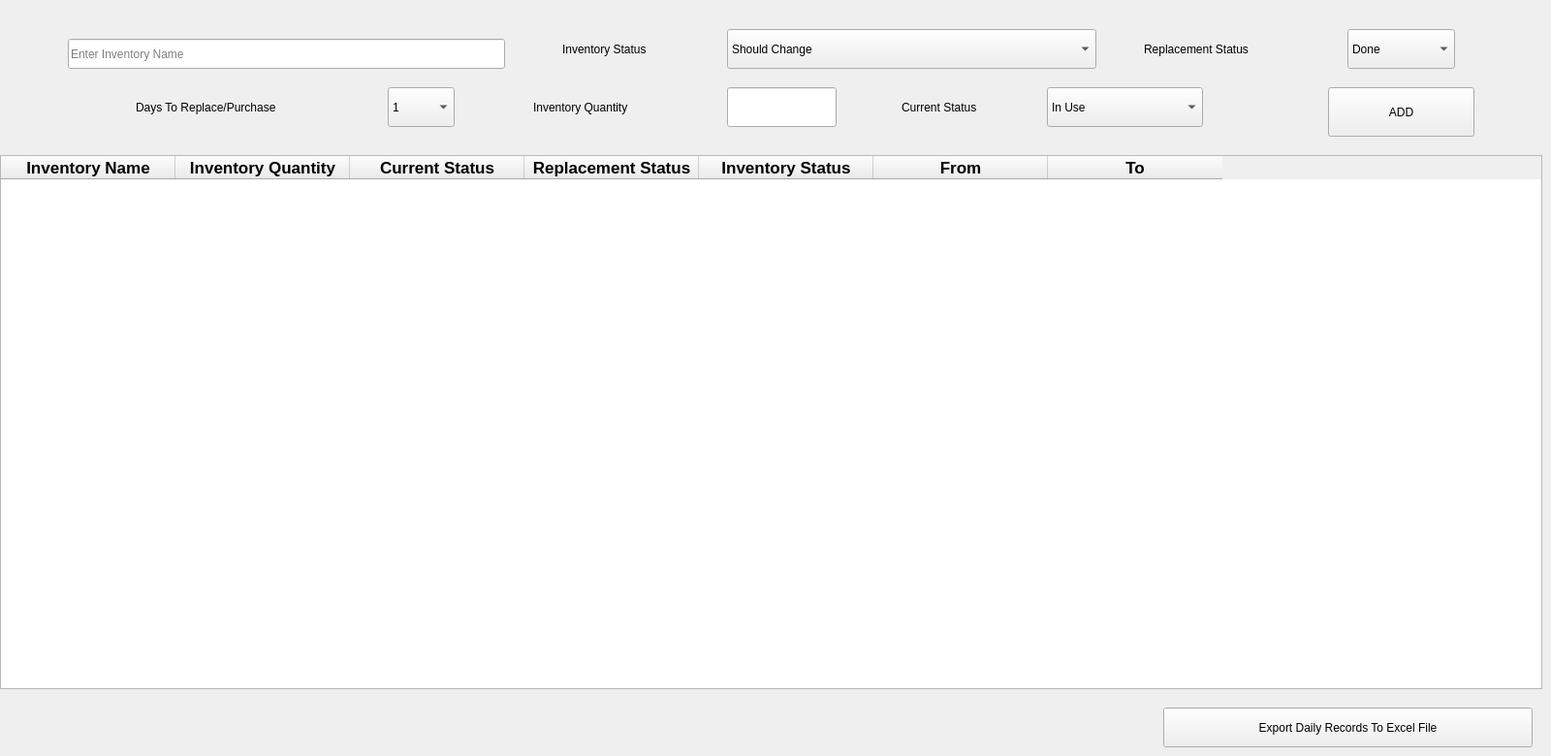
    <widget class="QWidget" name="tab">
     <attribute name="title">
      <string>Records</string>
     </attribute>
     <widget class="QPushButton" name="pushButton_4">
      <property name="geometry">
       <rect>
        <x>1370</x>
        <y>90</y>
        <width>151</width>
        <height>51</height>
       </rect>
      </property>
      <property name="text">
       <string>ADD</string>
      </property>
     </widget>
     <widget class="QLineEdit" name="lineEdit">
      <property name="geometry">
       <rect>
        <x>70</x>
        <y>40</y>
        <width>451</width>
        <height>31</height>
       </rect>
      </property>
      <property name="placeholderText">
       <string>Enter Inventory Name</string>
      </property>
     </widget>
     <widget class="QComboBox" name="comboBox_2">
      <property name="geometry">
       <rect>
        <x>400</x>
        <y>90</y>
        <width>69</width>
        <height>41</height>
       </rect>
      </property>
      <item>
       <property name="text">
        <string>1</string>
       </property>
      </item>
      <item>
       <property name="text">
        <string>2</string>
       </property>
      </item>
      <item>
       <property name="text">
        <string>3</string>
       </property>
      </item>
      <item>
       <property name="text">
        <string>4</string>
       </property>
      </item>
      <item>
       <property name="text">
        <string>5</string>
       </property>
      </item>
      <item>
       <property name="text">
        <string>6</string>
       </property>
      </item>
      <item>
       <property name="text">
        <string>7</string>
       </property>
      </item>
      <item>
       <property name="text">
        <string>8</string>
       </property>
      </item>
      <item>
       <property name="text">
        <string>9</string>
       </property>
      </item>
      <item>
       <property name="text">
        <string>10</string>
       </property>
      </item>
      <item>
       <property name="text">
        <string>11</string>
       </property>
      </item>
      <item>
       <property name="text">
        <string>12</string>
       </property>
      </item>
      <item>
       <property name="text">
        <string>13</string>
       </property>
      </item>
      <item>
       <property name="text">
        <string>14</string>
       </property>
      </item>
      <item>
       <property name="text">
        <string>15</string>
       </property>
      </item>
     </widget>
     <widget class="QLabel" name="label_2">
      <property name="geometry">
       <rect>
        <x>140</x>
        <y>90</y>
        <width>231</width>
        <height>41</height>
       </rect>
      </property>
      <property name="text">
       <string>Days To Replace/Purchase</string>
      </property>
     </widget>
     <widget class="QLabel" name="label_11">
      <property name="geometry">
       <rect>
        <x>580</x>
        <y>30</y>
        <width>151</width>
        <height>41</height>
       </rect>
      </property>
      <property name="text">
       <string>Inventory Status</string>
      </property>
     </widget>
     <widget class="QComboBox" name="comboBox">
      <property name="geometry">
       <rect>
        <x>750</x>
        <y>30</y>
        <width>381</width>
        <height>41</height>
       </rect>
      </property>
      <item>
       <property name="text">
        <string>Should Change</string>
       </property>
      </item>
      <item>
       <property name="text">
        <string>Usable</string>
       </property>
      </item>
      <item>
       <property name="text">
        <string>Expired</string>
       </property>
      </item>
      <item>
       <property name="text">
        <string>Need Servicing</string>
       </property>
      </item>
      <item>
       <property name="text">
        <string>Durable</string>
       </property>
      </item>
      <item>
       <property name="text">
        <string>Replace</string>
       </property>
      </item>
     </widget>
     <widget class="QLabel" name="label_12">
      <property name="geometry">
       <rect>
        <x>1180</x>
        <y>20</y>
        <width>191</width>
        <height>61</height>
       </rect>
      </property>
      <property name="text">
       <string>Replacement Status</string>
      </property>
     </widget>
     <widget class="QComboBox" name="comboBox_3">
      <property name="geometry">
       <rect>
        <x>1390</x>
        <y>30</y>
        <width>111</width>
        <height>41</height>
       </rect>
      </property>
      <item>
       <property name="text">
        <string>Done</string>
       </property>
      </item>
      <item>
       <property name="text">
        <string>Not Done</string>
       </property>
      </item>
      <item>
       <property name="text">
        <string>-</string>
       </property>
      </item>
     </widget>
     <widget class="QLabel" name="label_15">
      <property name="geometry">
       <rect>
        <x>930</x>
        <y>80</y>
        <width>141</width>
        <height>61</height>
       </rect>
      </property>
      <property name="text">
       <string>Current Status</string>
      </property>
     </widget>
     <widget class="QComboBox" name="comboBox_4">
      <property name="geometry">
       <rect>
        <x>1080</x>
        <y>90</y>
        <width>161</width>
        <height>41</height>
       </rect>
      </property>
      <item>
       <property name="text">
        <string>In Use</string>
       </property>
      </item>
      <item>
       <property name="text">
        <string>Not in Use</string>
       </property>
      </item>
      <item>
       <property name="text">
        <string>Stay</string>
       </property>
      </item>
     </widget>
     <widget class="QTableWidget" name="tableWidget">
      <property name="geometry">
       <rect>
        <x>0</x>
        <y>160</y>
        <width>1591</width>
        <height>551</height>
       </rect>
      </property>
      <property name="font">
       <font>
        <pointsize>13</pointsize>
        <weight>75</weight>
        <bold>true</bold>
       </font>
      </property>
      <attribute name="horizontalHeaderDefaultSectionSize">
       <number>180</number>
      </attribute>
      <attribute name="verticalHeaderDefaultSectionSize">
       <number>50</number>
      </attribute>
      <column>
       <property name="text">
        <string>Inventory Name</string>
       </property>
      </column>
      <column>
       <property name="text">
        <string>Inventory Quantity</string>
       </property>
      </column>
      <column>
       <property name="text">
        <string>Current Status</string>
       </property>
      </column>
      <column>
       <property name="text">
        <string>Replacement Status</string>
       </property>
      </column>
      <column>
       <property name="text">
        <string>Inventory Status</string>
       </property>
      </column>
      <column>
       <property name="text">
        <string>From</string>
       </property>
      </column>
      <column>
       <property name="text">
        <string>To</string>
       </property>
      </column>
     </widget>
     <widget class="QLabel" name="label_46">
      <property name="geometry">
       <rect>
        <x>550</x>
        <y>90</y>
        <width>171</width>
        <height>41</height>
       </rect>
      </property>
      <property name="text">
       <string>Inventory Quantity</string>
      </property>
     </widget>
     <widget class="QLineEdit" name="lineEdit_13">
      <property name="geometry">
       <rect>
        <x>750</x>
        <y>90</y>
        <width>113</width>
        <height>41</height>
       </rect>
      </property>
     </widget>
     <widget class="QPushButton" name="pushButton_29">
      <property name="geometry">
       <rect>
        <x>1200</x>
        <y>730</y>
        <width>381</width>
        <height>41</height>
       </rect>
      </property>
      <property name="text">
       <string>Export Daily Records To Excel File</string>
      </property>
     </widget>
    </widget>
